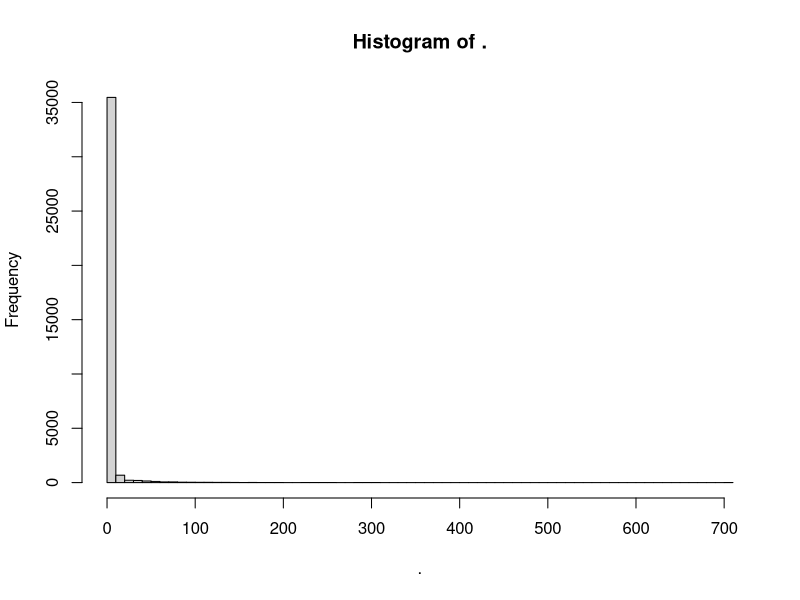

Reproduce this figure in R. (Note: this script raises an error after producing the figure.)
### Idea

# load data
deaths <- read.csv("deaths.csv")
# load libraries
library(tidyverse)
library(ggplot2)
library(zoo)   ### as.yearmon()
#deaths %>% select(date,area, deaths) -> deaths2

deaths$area %>% table %>% dim

deaths$deaths %>% hist(breaks = 100)

deaths %>% filter(area == "San Diego") %>% select(deaths)%>% as.numeric() #%>% hist(breaks = 100)

deaths[deaths$area == "San Diego",]$deaths %>% hist()

### grafico de barra
deaths %>% filter(area == "San Diego") %>% 
  ggplot() +
    aes(x = as.Date(date), y = deaths) + geom_col() + theme_classic()

## grafico de linea
deaths %>% filter(area == "San Diego") %>% 
  ggplot() +
  aes(x = as.Date(date), y = deaths, group = 1) + geom_line() + 
  scale_x_date(date_breaks = "1 month", date_labels = "%b") + theme_classic()

## grafico de linea para todos los counties
deaths %>% filter(area != "California") %>% 
  ggplot() +
  aes(x = as.Date(date), y = deaths, group = area) + geom_line(aes(color = area)) + 
  scale_x_date(date_breaks = "1 month", date_labels = "%b") + theme_classic()

## Tiles per day Cases/Population log2 
deaths %>% filter(area != "California" & area != "Out of state" & area != "Unknown") %>% 
  ggplot() +
  aes(x = as.Date(date), y = area, fill = log2((cases+1)/population) ) + geom_tile() + 
  scale_x_date(date_breaks = "1 month", date_labels = "%b") + 
  scale_fill_distiller(palette = "Spectral") +
  theme_classic()

## Tiles per day Deaths/Population log2 
deaths %>% filter(area != "California" & area != "Out of state" & area != "Unknown") %>% 
  ggplot() +
  aes(x = as.Date(date), y = area, fill = deaths/(population/10000)) + geom_tile() + 
  scale_x_date(date_breaks = "1 month", date_labels = "%b") + 
  scale_fill_distiller(palette = "Spectral") +
  theme_classic()

## Bin months 
deaths %>% filter(area != "California" & area != "Out of state" & area != "Unknown") %>% 
  ggplot() +
  aes(x = as.yearmon(as.Date(date)), 
      y = area, 
      #fill = deaths) +
      fill = deaths/(population/100000)) +
  geom_tile() + 
  #scale_x_yearmon() +
  #scale_x_continuous(breaks=as.numeric(as.Date(deaths$date)), labels=format(as.Date(deaths$date),"%m")) +
  #scale_x_date(date_breaks = "1 month", date_labels = "%b") + 
  scale_fill_distiller(palette = "Spectral") +
  theme_classic()

### bin colors 
## Bin months with NAs 
deaths %>% filter(area != "California" & area != "Out of state" & area != "Unknown") %>% 
  na.omit() %>% 
  ggplot() +
  aes(x = as.yearmon(as.Date(date)), 
      y = area, 
      #fill = deaths) +
      fill = cut(deaths/(population/100000), c(0,0.5,1,1.5,2,2.5,Inf)) 
      ) +
  geom_tile() + 
  #scale_x_yearmon() +
  #scale_x_continuous(breaks=as.numeric(as.Date(deaths$date)), labels=format(as.Date(deaths$date),"%m")) +
  #scale_x_date(date_breaks = "1 month", date_labels = "%b") + 
  scale_fill_viridis_d() +
  theme_classic()


### plot modified table 
deaths %>% filter(area != "California" & area != "Out of state" & area != "Unknown") %>% 
  na.omit() %>% 
  ggplot() +
  aes(x = as.yearmon(as.Date(date)), 
      y = area,
      fill = cut(deaths/(population/100000), 
                 c(-Inf, 0,
                   0.5,
                   1,
                   1.5,
                   2.0,
                   2.5,
                   Inf), 
                 include.lowest = TRUE) 
  ) +
  geom_tile(colour="white",size=0.5) + 
  scale_fill_brewer(palette = "YlOrRd") +
  theme_classic() + labs( fill = "deaths per 10^5")

## per day 
deaths %>% filter(area != "California" & area != "Out of state" & area != "Unknown") %>% 
  na.omit() %>% 
  ggplot() +
  aes(x = as.Date(date), 
      y = area,
      fill = cut(deaths/(population/100000), 
                 c(-Inf, 0,
                   0.5,
                   1,
                   1.5,
                   2.0,
                   2.5,
                   Inf), 
                 include.lowest = TRUE) 
  ) +
  geom_tile() + 
  scale_fill_brewer(palette = "YlOrRd") +
  theme_classic() + labs( fill = "deaths per 10^5")


###### make functions 

## plot per day 
perday_plot <- function(df){
  df %>% filter(area != "California" & area != "Out of state" & area != "Unknown") %>% 
    na.omit() %>% 
    ggplot() +
    aes(x = as.Date(date), 
        y = area,
        fill = cut(deaths/(population/100000), 
                   c(-Inf, 0,
                     0.5,
                     1,
                     1.5,
                     2.0,
                     2.5,
                     Inf), 
                   include.lowest = TRUE) 
    ) +
    geom_tile() + 
    scale_fill_brewer(palette = "YlOrRd") +
    theme_classic() + labs( fill = paste("deaths per 10^5")) -> p
  p
}
## plotpermonth
permon_plot <- function(df){
  df %>% filter(area != "California" & area != "Out of state" & area != "Unknown") %>% 
    na.omit() %>% 
    ggplot() +
    aes(x = as.yearmon(as.Date(date)), 
        y = area,
        fill = cut(deaths/(population/100000), 
                   c(-Inf, 0,
                     0.5,
                     1,
                     1.5,
                     2.0,
                     2.5,
                     Inf), 
                   include.lowest = TRUE) 
    ) +
    geom_tile(colour="white",size=0.5) + 
    scale_fill_brewer(palette = "YlOrRd") +
    theme_classic() + labs( fill = "deaths per 10^5") -> p
  p
}
## 

perday_plot(deaths) ### need to relativize Z

permon_plot(deaths)


#### cases
## per day 
deaths %>% filter(area != "California" & area != "Out of state" & area != "Unknown") %>% 
  na.omit() %>% 
  ggplot() +
  aes(x = as.Date(date), 
      y = area,
      fill = cut(cases/(population/100000), 
                 c(-Inf, 0,
                   10,
                   20,
                   30,
                   40,
                   50,
                   Inf), 
                 include.lowest = TRUE) 
  ) +
  geom_tile() + 
  scale_fill_brewer(palette = "YlOrRd") +
  theme_classic() + labs( fill = "cases per 10^5")





